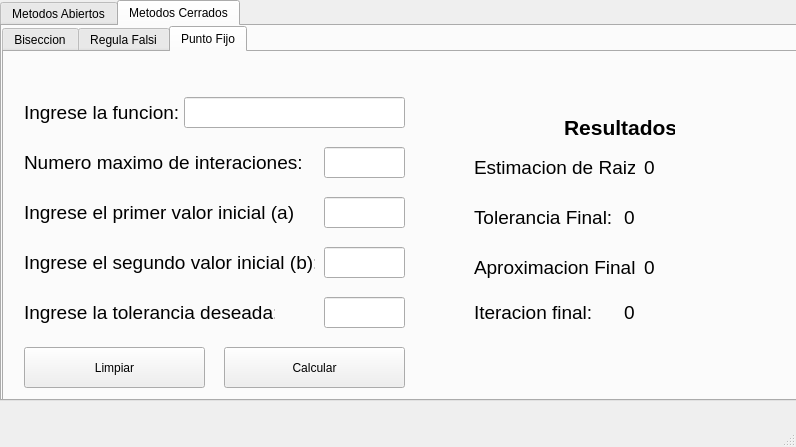
<?xml version="1.0" encoding="UTF-8"?>
<ui version="4.0">
 <class>MainWindow</class>
 <widget class="QMainWindow" name="MainWindow">
  <property name="geometry">
   <rect>
    <x>0</x>
    <y>0</y>
    <width>796</width>
    <height>447</height>
   </rect>
  </property>
  <property name="windowTitle">
   <string>MainWindow</string>
  </property>
  <widget class="QWidget" name="centralwidget">
   <widget class="QTabWidget" name="tabWidget">
    <property name="geometry">
     <rect>
      <x>0</x>
      <y>0</y>
      <width>801</width>
      <height>401</height>
     </rect>
    </property>
    <property name="currentIndex">
     <number>1</number>
    </property>
    <widget class="QWidget" name="tab">
     <attribute name="title">
      <string>Metodos Abiertos</string>
     </attribute>
    </widget>
    <widget class="QWidget" name="tab_2">
     <attribute name="title">
      <string>Metodos Cerrados</string>
     </attribute>
     <widget class="QTabWidget" name="tabWidget_2">
      <property name="geometry">
       <rect>
        <x>0</x>
        <y>0</y>
        <width>801</width>
        <height>381</height>
       </rect>
      </property>
      <property name="currentIndex">
       <number>2</number>
      </property>
      <widget class="QWidget" name="">
       <attribute name="title">
        <string>Biseccion</string>
       </attribute>
       <widget class="QLabel" name="label">
        <property name="geometry">
         <rect>
          <x>30</x>
          <y>50</y>
          <width>161</width>
          <height>31</height>
         </rect>
        </property>
        <property name="font">
         <font>
          <pointsize>14</pointsize>
         </font>
        </property>
        <property name="text">
         <string>Ingrese la funcion: </string>
        </property>
       </widget>
       <widget class="QLabel" name="label_2">
        <property name="geometry">
         <rect>
          <x>30</x>
          <y>150</y>
          <width>271</width>
          <height>31</height>
         </rect>
        </property>
        <property name="font">
         <font>
          <pointsize>14</pointsize>
         </font>
        </property>
        <property name="text">
         <string>Ingrese el primer valor inicial (a):</string>
        </property>
       </widget>
       <widget class="QLabel" name="label_3">
        <property name="geometry">
         <rect>
          <x>30</x>
          <y>200</y>
          <width>291</width>
          <height>31</height>
         </rect>
        </property>
        <property name="font">
         <font>
          <pointsize>14</pointsize>
         </font>
        </property>
        <property name="text">
         <string>Ingrese el segundo valor inicial (b):</string>
        </property>
       </widget>
       <widget class="QLabel" name="label_4">
        <property name="geometry">
         <rect>
          <x>30</x>
          <y>250</y>
          <width>251</width>
          <height>31</height>
         </rect>
        </property>
        <property name="font">
         <font>
          <pointsize>14</pointsize>
         </font>
        </property>
        <property name="text">
         <string>Ingrese la tolerancia deseada:</string>
        </property>
       </widget>
       <widget class="QLabel" name="label_5">
        <property name="geometry">
         <rect>
          <x>30</x>
          <y>100</y>
          <width>281</width>
          <height>31</height>
         </rect>
        </property>
        <property name="font">
         <font>
          <pointsize>14</pointsize>
         </font>
        </property>
        <property name="text">
         <string>Numero maximo de interaciones:</string>
        </property>
       </widget>
       <widget class="QLineEdit" name="txtFuncion">
        <property name="geometry">
         <rect>
          <x>190</x>
          <y>50</y>
          <width>221</width>
          <height>31</height>
         </rect>
        </property>
       </widget>
       <widget class="QLineEdit" name="txtTolerancia">
        <property name="geometry">
         <rect>
          <x>330</x>
          <y>250</y>
          <width>81</width>
          <height>31</height>
         </rect>
        </property>
       </widget>
       <widget class="QLineEdit" name="txtPrimerValor">
        <property name="geometry">
         <rect>
          <x>330</x>
          <y>150</y>
          <width>81</width>
          <height>31</height>
         </rect>
        </property>
       </widget>
       <widget class="QLineEdit" name="txtNmax">
        <property name="geometry">
         <rect>
          <x>330</x>
          <y>100</y>
          <width>81</width>
          <height>31</height>
         </rect>
        </property>
       </widget>
       <widget class="QLineEdit" name="txtSegundoValor">
        <property name="geometry">
         <rect>
          <x>330</x>
          <y>200</y>
          <width>81</width>
          <height>31</height>
         </rect>
        </property>
       </widget>
       <widget class="QPushButton" name="btnCalcular">
        <property name="geometry">
         <rect>
          <x>230</x>
          <y>300</y>
          <width>181</width>
          <height>41</height>
         </rect>
        </property>
        <property name="text">
         <string>Calcular</string>
        </property>
       </widget>
       <widget class="QLabel" name="label_6">
        <property name="geometry">
         <rect>
          <x>570</x>
          <y>15</y>
          <width>111</width>
          <height>21</height>
         </rect>
        </property>
        <property name="font">
         <font>
          <pointsize>16</pointsize>
          <bold>true</bold>
         </font>
        </property>
        <property name="text">
         <string>Resultados</string>
        </property>
       </widget>
       <widget class="QLabel" name="label_7">
        <property name="geometry">
         <rect>
          <x>480</x>
          <y>50</y>
          <width>161</width>
          <height>31</height>
         </rect>
        </property>
        <property name="font">
         <font>
          <pointsize>14</pointsize>
         </font>
        </property>
        <property name="text">
         <string>Estimacion de Raiz: </string>
        </property>
       </widget>
       <widget class="QLabel" name="txtRaizRespuesta">
        <property name="geometry">
         <rect>
          <x>650</x>
          <y>50</y>
          <width>141</width>
          <height>31</height>
         </rect>
        </property>
        <property name="font">
         <font>
          <pointsize>14</pointsize>
         </font>
        </property>
        <property name="text">
         <string>0</string>
        </property>
       </widget>
       <widget class="QLabel" name="label_9">
        <property name="geometry">
         <rect>
          <x>480</x>
          <y>100</y>
          <width>161</width>
          <height>31</height>
         </rect>
        </property>
        <property name="font">
         <font>
          <pointsize>14</pointsize>
         </font>
        </property>
        <property name="text">
         <string>Tolerancia Final:</string>
        </property>
       </widget>
       <widget class="QLabel" name="txtToleranciaRespuesta">
        <property name="geometry">
         <rect>
          <x>630</x>
          <y>100</y>
          <width>151</width>
          <height>31</height>
         </rect>
        </property>
        <property name="font">
         <font>
          <pointsize>14</pointsize>
         </font>
        </property>
        <property name="text">
         <string>0</string>
        </property>
       </widget>
       <widget class="QLabel" name="label_10">
        <property name="geometry">
         <rect>
          <x>480</x>
          <y>150</y>
          <width>161</width>
          <height>31</height>
         </rect>
        </property>
        <property name="font">
         <font>
          <pointsize>14</pointsize>
         </font>
        </property>
        <property name="text">
         <string>Valor final de &quot;a&quot;:</string>
        </property>
       </widget>
       <widget class="QLabel" name="txtAfinal">
        <property name="geometry">
         <rect>
          <x>630</x>
          <y>150</y>
          <width>151</width>
          <height>31</height>
         </rect>
        </property>
        <property name="font">
         <font>
          <pointsize>14</pointsize>
         </font>
        </property>
        <property name="text">
         <string>0</string>
        </property>
       </widget>
       <widget class="QLabel" name="label_11">
        <property name="geometry">
         <rect>
          <x>480</x>
          <y>200</y>
          <width>161</width>
          <height>31</height>
         </rect>
        </property>
        <property name="font">
         <font>
          <pointsize>14</pointsize>
         </font>
        </property>
        <property name="text">
         <string>Valor final de &quot;b&quot;:</string>
        </property>
       </widget>
       <widget class="QLabel" name="txtBfinal">
        <property name="geometry">
         <rect>
          <x>630</x>
          <y>200</y>
          <width>151</width>
          <height>31</height>
         </rect>
        </property>
        <property name="font">
         <font>
          <pointsize>14</pointsize>
         </font>
        </property>
        <property name="text">
         <string>0</string>
        </property>
       </widget>
       <widget class="QPushButton" name="btnLimpiar">
        <property name="geometry">
         <rect>
          <x>30</x>
          <y>300</y>
          <width>181</width>
          <height>41</height>
         </rect>
        </property>
        <property name="text">
         <string>Limpiar</string>
        </property>
       </widget>
       <widget class="QLabel" name="label_12">
        <property name="geometry">
         <rect>
          <x>480</x>
          <y>250</y>
          <width>161</width>
          <height>31</height>
         </rect>
        </property>
        <property name="font">
         <font>
          <pointsize>14</pointsize>
         </font>
        </property>
        <property name="text">
         <string>Iteracion final:</string>
        </property>
       </widget>
       <widget class="QLabel" name="txtIteracionFinal">
        <property name="geometry">
         <rect>
          <x>630</x>
          <y>250</y>
          <width>151</width>
          <height>31</height>
         </rect>
        </property>
        <property name="font">
         <font>
          <pointsize>14</pointsize>
         </font>
        </property>
        <property name="text">
         <string>0</string>
        </property>
       </widget>
      </widget>
      <widget class="QWidget" name="tab_4">
       <attribute name="title">
        <string>Regula Falsi</string>
       </attribute>
       <widget class="QLabel" name="label_13">
        <property name="geometry">
         <rect>
          <x>490</x>
          <y>200</y>
          <width>161</width>
          <height>31</height>
         </rect>
        </property>
        <property name="font">
         <font>
          <pointsize>14</pointsize>
         </font>
        </property>
        <property name="text">
         <string>Valor final de &quot;b&quot;:</string>
        </property>
       </widget>
       <widget class="QLineEdit" name="txtPrimerValor_2">
        <property name="geometry">
         <rect>
          <x>340</x>
          <y>150</y>
          <width>81</width>
          <height>31</height>
         </rect>
        </property>
       </widget>
       <widget class="QLabel" name="label_8">
        <property name="geometry">
         <rect>
          <x>490</x>
          <y>50</y>
          <width>161</width>
          <height>31</height>
         </rect>
        </property>
        <property name="font">
         <font>
          <pointsize>14</pointsize>
         </font>
        </property>
        <property name="text">
         <string>Estimacion de Raiz: </string>
        </property>
       </widget>
       <widget class="QLabel" name="txtBfinal_2">
        <property name="geometry">
         <rect>
          <x>640</x>
          <y>200</y>
          <width>151</width>
          <height>31</height>
         </rect>
        </property>
        <property name="font">
         <font>
          <pointsize>14</pointsize>
         </font>
        </property>
        <property name="text">
         <string>0</string>
        </property>
       </widget>
       <widget class="QLabel" name="txtRaizRespuesta_2">
        <property name="geometry">
         <rect>
          <x>660</x>
          <y>50</y>
          <width>141</width>
          <height>31</height>
         </rect>
        </property>
        <property name="font">
         <font>
          <pointsize>14</pointsize>
         </font>
        </property>
        <property name="text">
         <string>0</string>
        </property>
       </widget>
       <widget class="QPushButton" name="btnCalcular_2">
        <property name="geometry">
         <rect>
          <x>240</x>
          <y>300</y>
          <width>181</width>
          <height>41</height>
         </rect>
        </property>
        <property name="text">
         <string>Calcular</string>
        </property>
       </widget>
       <widget class="QLineEdit" name="txtFuncion_2">
        <property name="geometry">
         <rect>
          <x>200</x>
          <y>50</y>
          <width>221</width>
          <height>31</height>
         </rect>
        </property>
       </widget>
       <widget class="QLabel" name="label_14">
        <property name="geometry">
         <rect>
          <x>490</x>
          <y>100</y>
          <width>161</width>
          <height>31</height>
         </rect>
        </property>
        <property name="font">
         <font>
          <pointsize>14</pointsize>
         </font>
        </property>
        <property name="text">
         <string>Tolerancia Final:</string>
        </property>
       </widget>
       <widget class="QLineEdit" name="txtNmax_2">
        <property name="geometry">
         <rect>
          <x>340</x>
          <y>100</y>
          <width>81</width>
          <height>31</height>
         </rect>
        </property>
       </widget>
       <widget class="QLabel" name="label_15">
        <property name="geometry">
         <rect>
          <x>40</x>
          <y>50</y>
          <width>161</width>
          <height>31</height>
         </rect>
        </property>
        <property name="font">
         <font>
          <pointsize>14</pointsize>
         </font>
        </property>
        <property name="text">
         <string>Ingrese la funcion: </string>
        </property>
       </widget>
       <widget class="QLineEdit" name="txtSegundoValor_2">
        <property name="geometry">
         <rect>
          <x>340</x>
          <y>200</y>
          <width>81</width>
          <height>31</height>
         </rect>
        </property>
       </widget>
       <widget class="QLabel" name="label_16">
        <property name="geometry">
         <rect>
          <x>40</x>
          <y>200</y>
          <width>291</width>
          <height>31</height>
         </rect>
        </property>
        <property name="font">
         <font>
          <pointsize>14</pointsize>
         </font>
        </property>
        <property name="text">
         <string>Ingrese el segundo valor inicial (b):</string>
        </property>
       </widget>
       <widget class="QLabel" name="label_17">
        <property name="geometry">
         <rect>
          <x>580</x>
          <y>15</y>
          <width>111</width>
          <height>21</height>
         </rect>
        </property>
        <property name="font">
         <font>
          <pointsize>16</pointsize>
          <bold>true</bold>
         </font>
        </property>
        <property name="text">
         <string>Resultados</string>
        </property>
       </widget>
       <widget class="QLabel" name="txtToleranciaRespuesta_2">
        <property name="geometry">
         <rect>
          <x>640</x>
          <y>100</y>
          <width>151</width>
          <height>31</height>
         </rect>
        </property>
        <property name="font">
         <font>
          <pointsize>14</pointsize>
         </font>
        </property>
        <property name="text">
         <string>0</string>
        </property>
       </widget>
       <widget class="QLabel" name="txtAfinal_2">
        <property name="geometry">
         <rect>
          <x>640</x>
          <y>150</y>
          <width>151</width>
          <height>31</height>
         </rect>
        </property>
        <property name="font">
         <font>
          <pointsize>14</pointsize>
         </font>
        </property>
        <property name="text">
         <string>0</string>
        </property>
       </widget>
       <widget class="QLabel" name="txtIteracionFinal_2">
        <property name="geometry">
         <rect>
          <x>640</x>
          <y>250</y>
          <width>151</width>
          <height>31</height>
         </rect>
        </property>
        <property name="font">
         <font>
          <pointsize>14</pointsize>
         </font>
        </property>
        <property name="text">
         <string>0</string>
        </property>
       </widget>
       <widget class="QLabel" name="label_18">
        <property name="geometry">
         <rect>
          <x>490</x>
          <y>250</y>
          <width>161</width>
          <height>31</height>
         </rect>
        </property>
        <property name="font">
         <font>
          <pointsize>14</pointsize>
         </font>
        </property>
        <property name="text">
         <string>Iteracion final:</string>
        </property>
       </widget>
       <widget class="QPushButton" name="btnLimpiar_2">
        <property name="geometry">
         <rect>
          <x>40</x>
          <y>300</y>
          <width>181</width>
          <height>41</height>
         </rect>
        </property>
        <property name="text">
         <string>Limpiar</string>
        </property>
       </widget>
       <widget class="QLineEdit" name="txtTolerancia_2">
        <property name="geometry">
         <rect>
          <x>340</x>
          <y>250</y>
          <width>81</width>
          <height>31</height>
         </rect>
        </property>
       </widget>
       <widget class="QLabel" name="label_19">
        <property name="geometry">
         <rect>
          <x>40</x>
          <y>250</y>
          <width>251</width>
          <height>31</height>
         </rect>
        </property>
        <property name="font">
         <font>
          <pointsize>14</pointsize>
         </font>
        </property>
        <property name="text">
         <string>Ingrese la tolerancia deseada:</string>
        </property>
       </widget>
       <widget class="QLabel" name="label_20">
        <property name="geometry">
         <rect>
          <x>40</x>
          <y>150</y>
          <width>271</width>
          <height>31</height>
         </rect>
        </property>
        <property name="font">
         <font>
          <pointsize>14</pointsize>
         </font>
        </property>
        <property name="text">
         <string>Ingrese el primer valor inicial (a):</string>
        </property>
       </widget>
       <widget class="QLabel" name="label_21">
        <property name="geometry">
         <rect>
          <x>490</x>
          <y>150</y>
          <width>161</width>
          <height>31</height>
         </rect>
        </property>
        <property name="font">
         <font>
          <pointsize>14</pointsize>
         </font>
        </property>
        <property name="text">
         <string>Valor final de &quot;a&quot;:</string>
        </property>
       </widget>
       <widget class="QLabel" name="label_22">
        <property name="geometry">
         <rect>
          <x>40</x>
          <y>100</y>
          <width>281</width>
          <height>31</height>
         </rect>
        </property>
        <property name="font">
         <font>
          <pointsize>14</pointsize>
         </font>
        </property>
        <property name="text">
         <string>Numero maximo de interaciones:</string>
        </property>
       </widget>
      </widget>
      <widget class="QWidget" name="tab_3">
       <attribute name="title">
        <string>Punto Fijo</string>
       </attribute>
       <widget class="QLabel" name="label_45">
        <property name="geometry">
         <rect>
          <x>20</x>
          <y>145</y>
          <width>271</width>
          <height>31</height>
         </rect>
        </property>
        <property name="font">
         <font>
          <pointsize>14</pointsize>
         </font>
        </property>
        <property name="text">
         <string>Ingrese el primer valor inicial (a):</string>
        </property>
       </widget>
       <widget class="QLabel" name="txtToleranciaRespuesta_5">
        <property name="geometry">
         <rect>
          <x>620</x>
          <y>150</y>
          <width>151</width>
          <height>31</height>
         </rect>
        </property>
        <property name="font">
         <font>
          <pointsize>14</pointsize>
         </font>
        </property>
        <property name="text">
         <string>0</string>
        </property>
       </widget>
       <widget class="QLabel" name="label_46">
        <property name="geometry">
         <rect>
          <x>470</x>
          <y>150</y>
          <width>161</width>
          <height>31</height>
         </rect>
        </property>
        <property name="font">
         <font>
          <pointsize>14</pointsize>
         </font>
        </property>
        <property name="text">
         <string>Tolerancia Final:</string>
        </property>
       </widget>
       <widget class="QLabel" name="txtAfinal_5">
        <property name="geometry">
         <rect>
          <x>640</x>
          <y>200</y>
          <width>151</width>
          <height>31</height>
         </rect>
        </property>
        <property name="font">
         <font>
          <pointsize>14</pointsize>
         </font>
        </property>
        <property name="text">
         <string>0</string>
        </property>
       </widget>
       <widget class="QLineEdit" name="txtFuncion_5">
        <property name="geometry">
         <rect>
          <x>180</x>
          <y>45</y>
          <width>221</width>
          <height>31</height>
         </rect>
        </property>
       </widget>
       <widget class="QLabel" name="label_47">
        <property name="geometry">
         <rect>
          <x>20</x>
          <y>45</y>
          <width>161</width>
          <height>31</height>
         </rect>
        </property>
        <property name="font">
         <font>
          <pointsize>14</pointsize>
         </font>
        </property>
        <property name="text">
         <string>Ingrese la funcion: </string>
        </property>
       </widget>
       <widget class="QLineEdit" name="txtPrimerValor_5">
        <property name="geometry">
         <rect>
          <x>320</x>
          <y>145</y>
          <width>81</width>
          <height>31</height>
         </rect>
        </property>
       </widget>
       <widget class="QLabel" name="label_48">
        <property name="geometry">
         <rect>
          <x>20</x>
          <y>95</y>
          <width>281</width>
          <height>31</height>
         </rect>
        </property>
        <property name="font">
         <font>
          <pointsize>14</pointsize>
         </font>
        </property>
        <property name="text">
         <string>Numero maximo de interaciones:</string>
        </property>
       </widget>
       <widget class="QLabel" name="label_49">
        <property name="geometry">
         <rect>
          <x>20</x>
          <y>245</y>
          <width>251</width>
          <height>31</height>
         </rect>
        </property>
        <property name="font">
         <font>
          <pointsize>14</pointsize>
         </font>
        </property>
        <property name="text">
         <string>Ingrese la tolerancia deseada:</string>
        </property>
       </widget>
       <widget class="QLineEdit" name="txtNmax_5">
        <property name="geometry">
         <rect>
          <x>320</x>
          <y>95</y>
          <width>81</width>
          <height>31</height>
         </rect>
        </property>
       </widget>
       <widget class="QLabel" name="label_50">
        <property name="geometry">
         <rect>
          <x>470</x>
          <y>100</y>
          <width>161</width>
          <height>31</height>
         </rect>
        </property>
        <property name="font">
         <font>
          <pointsize>14</pointsize>
         </font>
        </property>
        <property name="text">
         <string>Estimacion de Raiz: </string>
        </property>
       </widget>
       <widget class="QLabel" name="txtIteracionFinal_5">
        <property name="geometry">
         <rect>
          <x>620</x>
          <y>245</y>
          <width>151</width>
          <height>31</height>
         </rect>
        </property>
        <property name="font">
         <font>
          <pointsize>14</pointsize>
         </font>
        </property>
        <property name="text">
         <string>0</string>
        </property>
       </widget>
       <widget class="QLabel" name="label_51">
        <property name="geometry">
         <rect>
          <x>20</x>
          <y>195</y>
          <width>291</width>
          <height>31</height>
         </rect>
        </property>
        <property name="font">
         <font>
          <pointsize>14</pointsize>
         </font>
        </property>
        <property name="text">
         <string>Ingrese el segundo valor inicial (b):</string>
        </property>
       </widget>
       <widget class="QLabel" name="label_52">
        <property name="geometry">
         <rect>
          <x>470</x>
          <y>200</y>
          <width>161</width>
          <height>31</height>
         </rect>
        </property>
        <property name="font">
         <font>
          <pointsize>14</pointsize>
         </font>
        </property>
        <property name="text">
         <string>Aproximacion Final:</string>
        </property>
       </widget>
       <widget class="QLineEdit" name="txtSegundoValor_5">
        <property name="geometry">
         <rect>
          <x>320</x>
          <y>195</y>
          <width>81</width>
          <height>31</height>
         </rect>
        </property>
       </widget>
       <widget class="QLineEdit" name="txtTolerancia_5">
        <property name="geometry">
         <rect>
          <x>320</x>
          <y>245</y>
          <width>81</width>
          <height>31</height>
         </rect>
        </property>
       </widget>
       <widget class="QPushButton" name="btnCalcular_5">
        <property name="geometry">
         <rect>
          <x>220</x>
          <y>295</y>
          <width>181</width>
          <height>41</height>
         </rect>
        </property>
        <property name="text">
         <string>Calcular</string>
        </property>
       </widget>
       <widget class="QLabel" name="label_53">
        <property name="geometry">
         <rect>
          <x>470</x>
          <y>245</y>
          <width>161</width>
          <height>31</height>
         </rect>
        </property>
        <property name="font">
         <font>
          <pointsize>14</pointsize>
         </font>
        </property>
        <property name="text">
         <string>Iteracion final:</string>
        </property>
       </widget>
       <widget class="QPushButton" name="btnLimpiar_5">
        <property name="geometry">
         <rect>
          <x>20</x>
          <y>295</y>
          <width>181</width>
          <height>41</height>
         </rect>
        </property>
        <property name="text">
         <string>Limpiar</string>
        </property>
       </widget>
       <widget class="QLabel" name="txtRaizRespuesta_5">
        <property name="geometry">
         <rect>
          <x>640</x>
          <y>100</y>
          <width>141</width>
          <height>31</height>
         </rect>
        </property>
        <property name="font">
         <font>
          <pointsize>14</pointsize>
         </font>
        </property>
        <property name="text">
         <string>0</string>
        </property>
       </widget>
       <widget class="QLabel" name="label_55">
        <property name="geometry">
         <rect>
          <x>560</x>
          <y>65</y>
          <width>111</width>
          <height>21</height>
         </rect>
        </property>
        <property name="font">
         <font>
          <pointsize>16</pointsize>
          <bold>true</bold>
         </font>
        </property>
        <property name="text">
         <string>Resultados</string>
        </property>
       </widget>
      </widget>
     </widget>
    </widget>
   </widget>
  </widget>
  <widget class="QMenuBar" name="menubar">
   <property name="geometry">
    <rect>
     <x>0</x>
     <y>0</y>
     <width>796</width>
     <height>33</height>
    </rect>
   </property>
  </widget>
  <widget class="QStatusBar" name="statusbar"/>
 </widget>
 <resources/>
 <connections/>
</ui>
